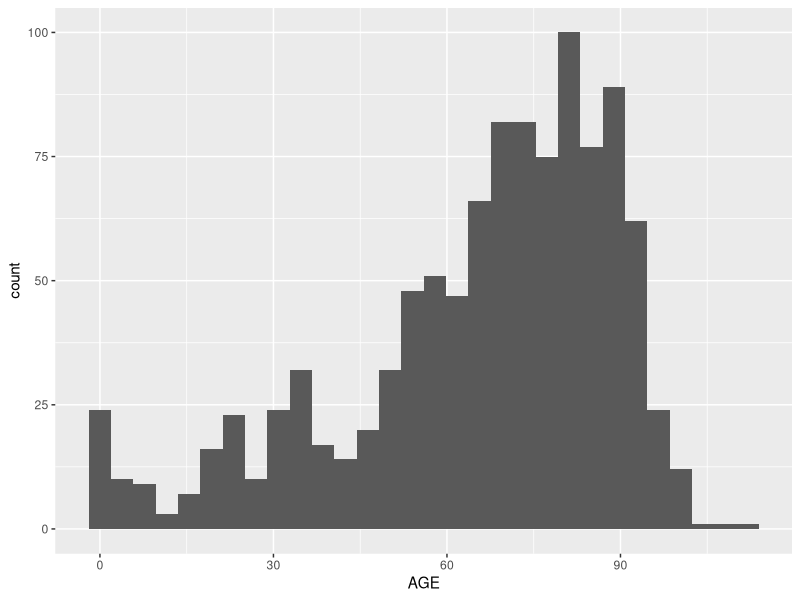
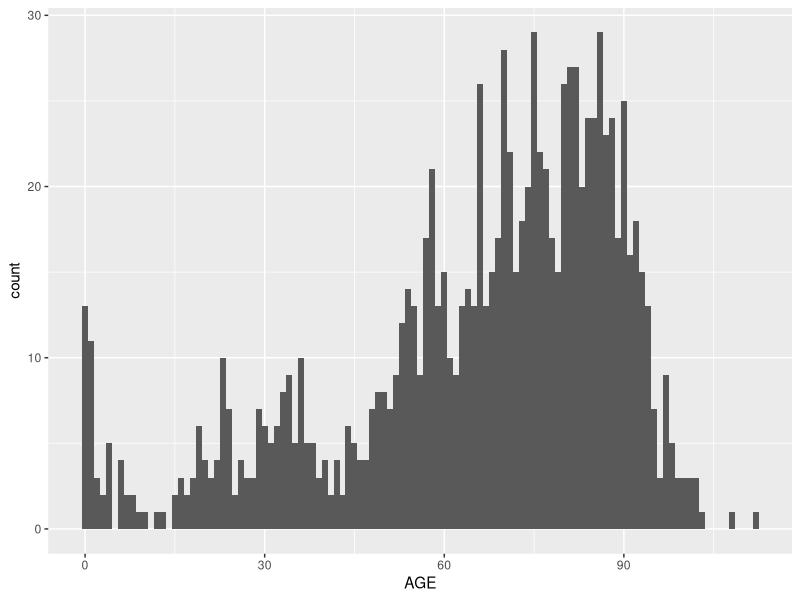
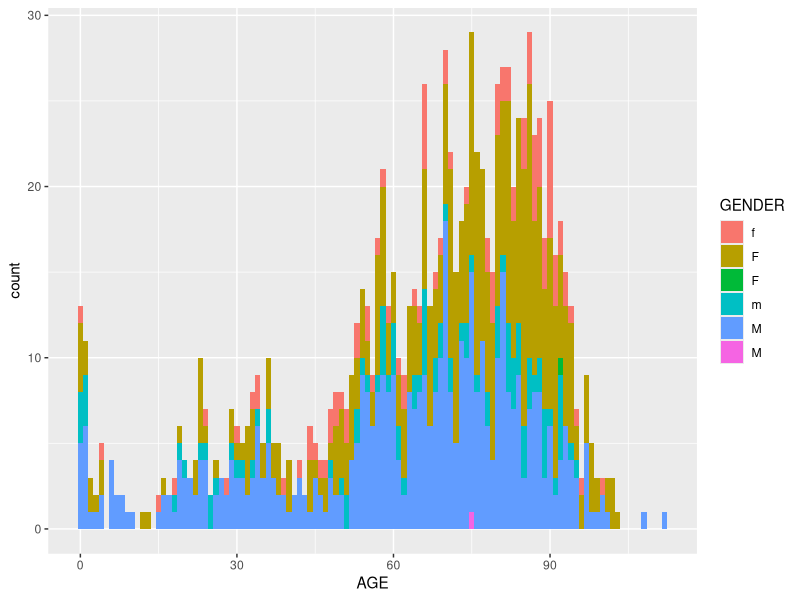
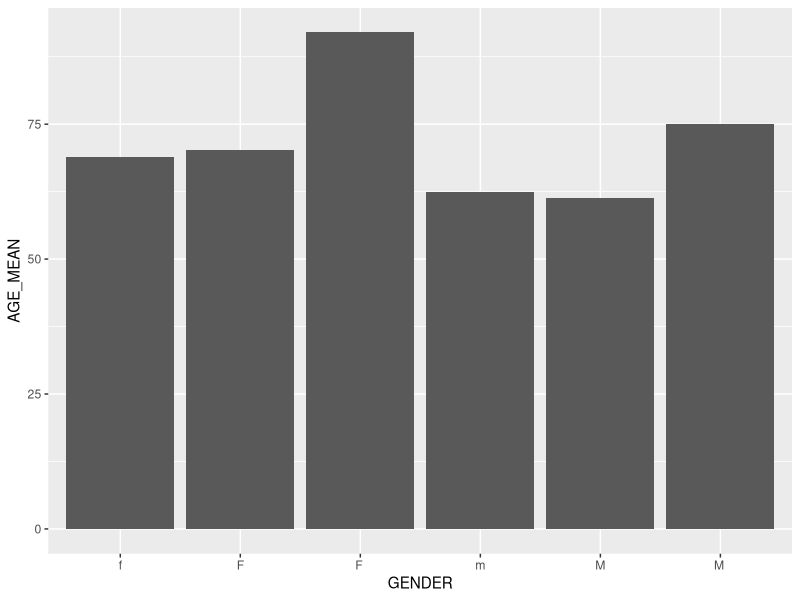
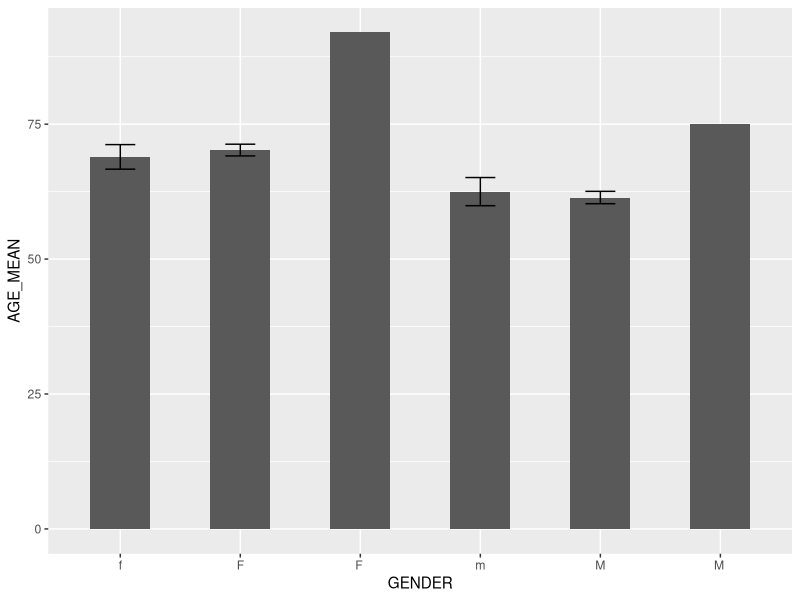
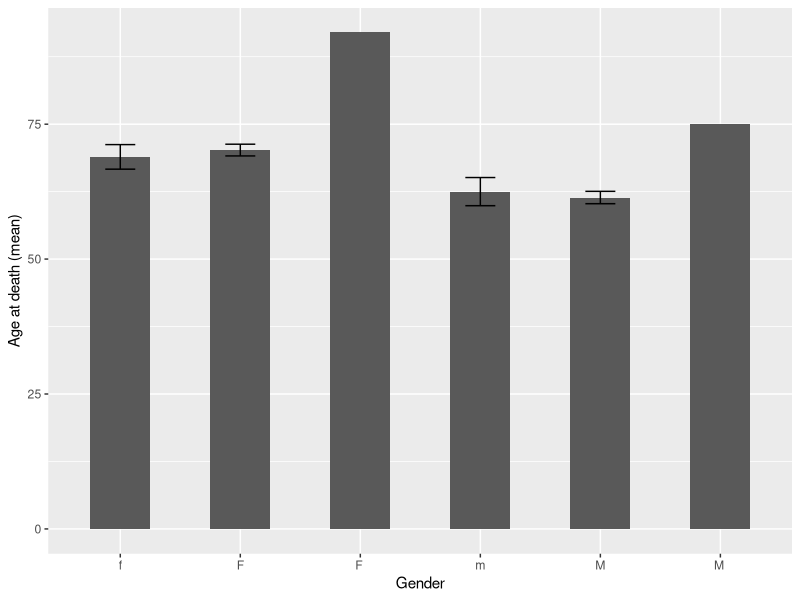
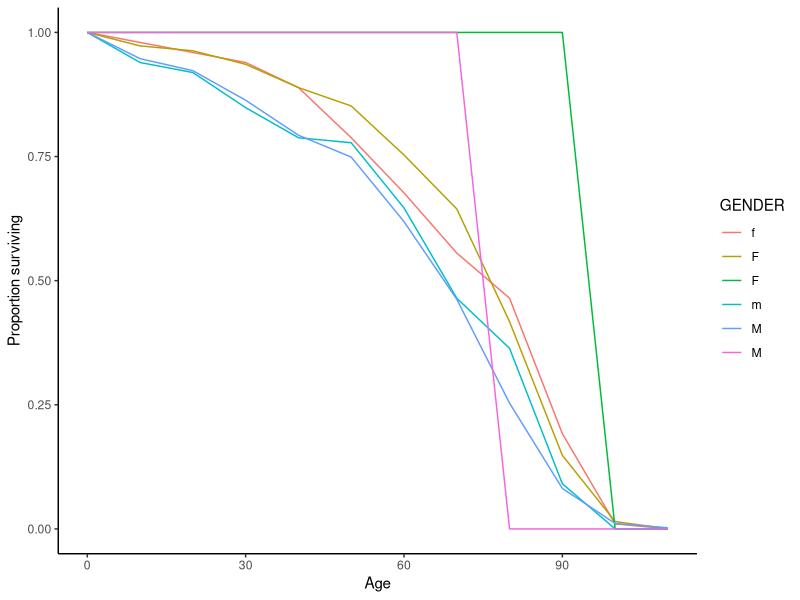

These charts were generated, in order, by the following R code:
## ---- chunk 1
require(tidyverse)
require(stringr)
## ---- chunk 2
human <- read.csv(file = "human_data.csv", header = T, sep = ",")
## ---- chunk 3
human <- human %>%
  mutate(AGE = DEATH - BIRTH)
## ---- chunk 4
plot1 <- ggplot() +
  geom_histogram(data = human,
                 aes(x = AGE))

plot1
## ---- chunk 5
plot1 <- ggplot() +
  geom_histogram(data = human,
                 aes(x = AGE),
                 binwidth = 1)

plot1
## ---- chunk 6
plot1 <- ggplot() +
  geom_histogram(data = human,
                 aes(x = AGE, fill = GENDER),
                 binwidth = 1)

plot1
## ---- chunk 7
human_avg <- human %>%
  group_by(GENDER) %>%
  summarise(AGE_MEAN = mean(AGE),
            AGE_SE = sd(AGE)/sqrt(n()))
## ---- chunk 8
plot2 <- ggplot() +
  geom_col(data = human_avg,
           aes(x = GENDER, y = AGE_MEAN))

plot2
## ---- chunk 9
plot2 <- ggplot() +
  geom_col(data = human_avg,
           aes(x = GENDER, y = AGE_MEAN),
           width = 0.5) +
  geom_errorbar(data = human_avg,
                aes(x = GENDER, ymin = AGE_MEAN - AGE_SE, ymax = AGE_MEAN + AGE_SE),
                width = 0.25)

plot2
## ---- chunk 10
plot3 <- ggplot() +
  geom_col(data = human_avg,
           aes(x = GENDER, y = AGE_MEAN),
           width = 0.5) +
  geom_errorbar(data = human_avg,
                aes(x = GENDER, ymin = AGE_MEAN - AGE_SE, ymax = AGE_MEAN + AGE_SE),
                width = 0.25) +
  xlab("Gender") +
  ylab("Age at death (mean)")

plot3
## ---- chunk 11
male <- human %>%
  filter(GENDER == "M") # filters only males out to assign to 'male'

female <- human %>%
  filter(GENDER == "F") # filters only females out to assign to 'female'
## ---- chunk 12
human_ttest <- t.test(male$AGE, female$AGE)

human_ttest
## ---- chunk 13
human_survivorship <- human %>%
  select(GENDER, AGE) %>%
  group_by(GENDER) %>%
  summarise(greater_0 = sum(AGE>=0)/n(),
            greater_10 = sum(AGE >=10)/n(),
            greater_20 = sum(AGE >=20)/n(),
            greater_30 = sum(AGE >=30)/n(),
            greater_40 = sum(AGE >= 40)/n(),
            greater_50 = sum(AGE >= 50)/n(),
            greater_60 = sum(AGE >= 60)/n(),
            greater_70 = sum(AGE >=70)/n(),
            greater_80 = sum(AGE >= 80)/n(),
            greater_90 = sum(AGE >= 90)/n(),
            greater_100 = sum(AGE >= 100)/n(),
            greater_110 = sum(AGE >= 110)/n()) %>%
  group_by(GENDER) %>%
  gather("AGE_RANGE", "COUNT", 2:ncol(.)) %>%
  mutate(AGE_RANGE = as.numeric(str_extract(AGE_RANGE, "[[:digit:]]+")))
## ---- chunk 14
plot4 <- ggplot() +
  geom_line(data = human_survivorship,
            aes(x = AGE_RANGE, y = COUNT, group = GENDER, colour = GENDER)) +
  theme_classic() +
  xlab("Age") +
  ylab("Proportion surviving")

plot4
